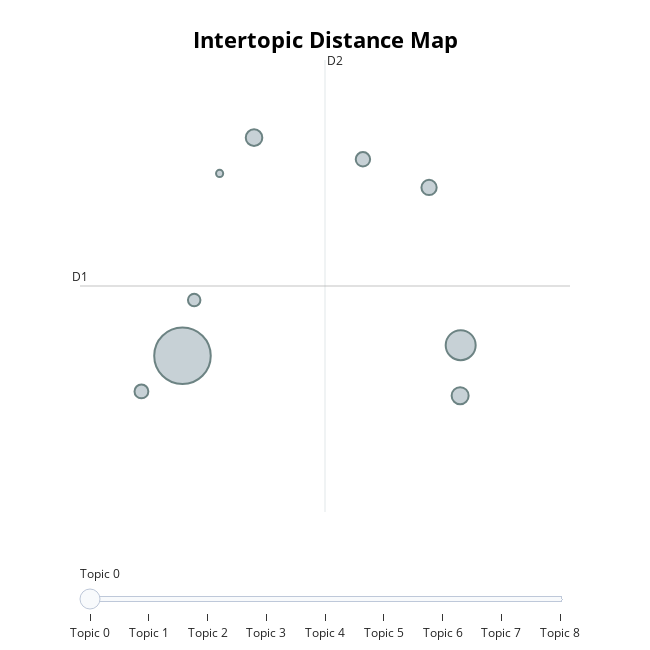

Notebook source saved alongside this figure:
### Code cell
topic_adv_model.visualize_topics()

### Figure 1 — Plotly figure (JSON) as saved in the notebook; plotly's stock layout.template omitted (floating-point values rounded to 4 significant figures)
{"data": [{"customdata": [[0, "연차 | 복지 | 회사 | 사용 | 사람", 1003], [1, "연차 | 회사 | 복지 | 사용 | 사람", 282], [2, "연차 | 회사 | 사람 | 사용 | 장점", 91], [3, "연차 | 회사 | 복지 | 사용 | 사람", 86], [4, "연차 | 사용 | 복지 | 분위기 | 업무", 73], [5, "연차 | 복지 | 사람 | 회사 | 사용", 65], [6, "회사 | 분위기 | 사람 | 연차 | 눈치", 60], [7, "복지 | 회사 | 연차 | 연봉 | 사용", 49], [8, "삼성 | 복지 | 자율 | 출퇴근 | 연봉", 16]], "hovertemplate": "<b>Topic %{customdata[0]}</b><br>%{customdata[1]}<br>Size: %{customdata[2]}", "legendgroup": "", "marker": {"color": "#B0BEC5", "line": {"color": "DarkSlateGrey", "width": 2}, "size": [1003, 282, 91, 86, 73, 65, 60, 49, 16], "sizemode": "area", "sizeref": 0.6269, "symbol": "circle"}, "mode": "markers", "name": "", "orientation": "v", "showlegend": false, "type": "scatter", "x": [3.002, 4.855, 4.852, 3.479, 4.645, 4.204, 2.728, 3.08, 3.249], "xaxis": "x", "y": [-9.194, -9.062, -9.693, -6.469, -7.092, -6.739, -9.64, -8.499, -6.916], "yaxis": "y"}], "layout": {"annotations": [{"showarrow": false, "text": "D1", "x": 2.319, "y": -8.323, "yshift": 10}, {"showarrow": false, "text": "D2", "x": 3.951, "xshift": 10, "y": -5.498}], "height": 650, "hoverlabel": {"bgcolor": "white", "font": {"family": "Rockwell", "size": 16}}, "legend": {"itemsizing": "constant", "tracegroupgap": 0}, "margin": {"t": 60}, "shapes": [{"line": {"color": "#CFD8DC", "width": 2}, "type": "line", "x0": 3.951, "x1": 3.951, "y0": -11.15, "y1": -5.498}, {"line": {"color": "#9E9E9E", "width": 2}, "type": "line", "x0": 2.319, "x1": 5.584, "y0": -8.323, "y1": -8.323}], "sliders": [{"active": 0, "pad": {"t": 50}, "steps": [{"args": [{"marker.color": [["red", "#B0BEC5", "#B0BEC5", "#B0BEC5", "#B0BEC5", "#B0BEC5", "#B0BEC5", "#B0BEC5", "#B0BEC5"]]}], "label": "Topic 0", "method": "update"}, {"args": [{"marker.color": [["#B0BEC5", "red", "#B0BEC5", "#B0BEC5", "#B0BEC5", "#B0BEC5", "#B0BEC5", "#B0BEC5", "#B0BEC5"]]}], "label": "Topic 1", "method": "update"}, {"args": [{"marker.color": [["#B0BEC5", "#B0BEC5", "red", "#B0BEC5", "#B0BEC5", "#B0BEC5", "#B0BEC5", "#B0BEC5", "#B0BEC5"]]}], "label": "Topic 2", "method": "update"}, {"args": [{"marker.color": [["#B0BEC5", "#B0BEC5", "#B0BEC5", "red", "#B0BEC5", "#B0BEC5", "#B0BEC5", "#B0BEC5", "#B0BEC5"]]}], "label": "Topic 3", "method": "update"}, {"args": [{"marker.color": [["#B0BEC5", "#B0BEC5", "#B0BEC5", "#B0BEC5", "red", "#B0BEC5", "#B0BEC5", "#B0BEC5", "#B0BEC5"]]}], "label": "Topic 4", "method": "update"}, {"args": [{"marker.color": [["#B0BEC5", "#B0BEC5", "#B0BEC5", "#B0BEC5", "#B0BEC5", "red", "#B0BEC5", "#B0BEC5", "#B0BEC5"]]}], "label": "Topic 5", "method": "update"}, {"args": [{"marker.color": [["#B0BEC5", "#B0BEC5", "#B0BEC5", "#B0BEC5", "#B0BEC5", "#B0BEC5", "red", "#B0BEC5", "#B0BEC5"]]}], "label": "Topic 6", "method": "update"}, {"args": [{"marker.color": [["#B0BEC5", "#B0BEC5", "#B0BEC5", "#B0BEC5", "#B0BEC5", "#B0BEC5", "#B0BEC5", "red", "#B0BEC5"]]}], "label": "Topic 7", "method": "update"}, {"args": [{"marker.color": [["#B0BEC5", "#B0BEC5", "#B0BEC5", "#B0BEC5", "#B0BEC5", "#B0BEC5", "#B0BEC5", "#B0BEC5", "red"]]}], "label": "Topic 8", "method": "update"}]}], "title": {"font": {"color": "Black", "size": 22}, "text": "<b>Intertopic Distance Map</b>", "x": 0.5, "xanchor": "center", "y": 0.95, "yanchor": "top"}, "width": 650, "xaxis": {"anchor": "y", "domain": [0, 1], "range": [2.319, 5.584], "title": {"text": ""}, "visible": false}, "yaxis": {"anchor": "x", "domain": [0, 1], "range": [-11.15, -5.498], "title": {"text": ""}, "visible": false}}}
